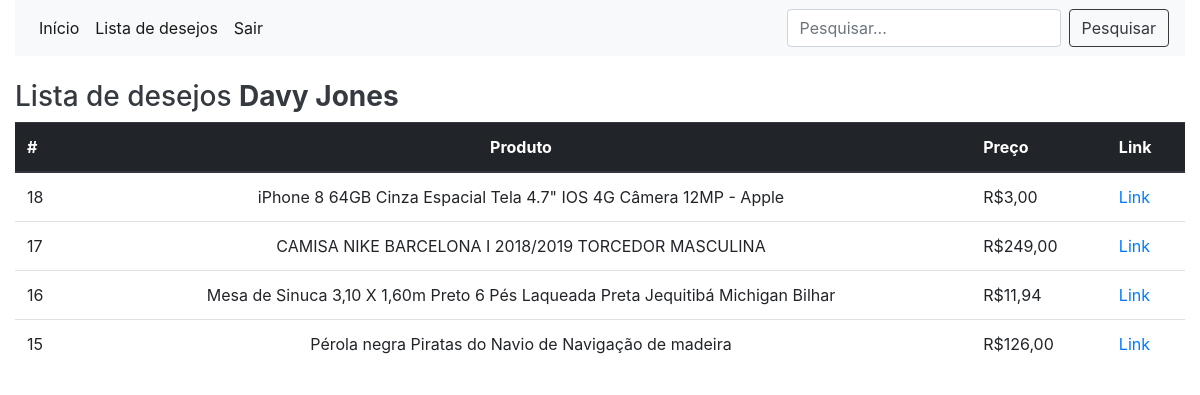
Page / (signed in) on the committed database.
### tables this page shows
CREATE TABLE `tb_produto` (
  `id_produto` int(11) NOT NULL,
  `produto` varchar(100) NOT NULL,
  `preco` float NOT NULL,
  `link` varchar(200) NOT NULL,
  `id_usuario` int(11) NOT NULL
);

### index.php (the view, shortened to what this page needs)
<!DOCTYPE html>
<html lang="pt-br">
<head>
	<link rel="stylesheet" type="text/css" href="css/bootstrap.min.css">
</head>
<body class="container-fluid">
	<?php include 'connect.php';
	if(empty($_SESSION['usuario']) && empty($_SESSION['senha']))
		include 'login.php';
	else
	{   include 'menu.php'; ?>
		<h3 class="text-dark">Lista de desejos <b><?php echo $_SESSION['usuario']; ?></b></h3>
		<?php
		$id_usuario = $_SESSION['id_usuario'];
		if($id_usuario != 9)
		{
		$sql = "SELECT id_produto, produto, preco, link FROM
				tb_produto INNER JOIN tb_usuarios
				ON tb_produto.id_usuario = tb_usuarios.id_usuario
				WHERE tb_produto.id_usuario  = $id_usuario
				ORDER BY id_produto DESC
				LIMIT 10";
		}
		else
		{
		$sql =	"SELECT id_produto, produto, preco, link FROM
				tb_produto INNER JOIN tb_usuarios
				ON tb_produto.id_usuario = tb_usuarios.id_usuario
				ORDER BY id_produto DESC
				LIMIT 10";
		}
		$resultado = mysqli_query($connect, $sql);
		if(mysqli_affected_rows($connect) > 0)
		{
			$desejos = array(); ?>
			<table class="table">
  			<thead class="thead-dark">
			    <tr>
			    	<th scope="col">#</th>
			    	<th scope="col" class="text-center">Produto</th>
			    	<th scope="col">Preço</th>
			    	<th scope="col">Link</th>
			    </tr>
			    <?php
			while ($desejos = mysqli_fetch_assoc($resultado) )
			{
				echo '<tr>';
				foreach ($desejos as $coluna_atual => $valor_atual) {
					if($coluna_atual == 'id_produto')
					{
						echo '<td>' .$valor_atual. '</td>';
					}
					else if($coluna_atual == 'produto')
					{
						echo '<td class = "text-center">' .$valor_atual. '</td>';
					}
					else if($coluna_atual == 'preco')
					{
						$preco = $valor_atual;
						$valor_atual = number_format($preco, 2, ',', '.');
						echo '<td>R$' .$valor_atual. '</td>';
					}
					else if($coluna_atual == 'link')
					{
						echo '<td><a href="' .$valor_atual. '">Link</a></td>';
					}
				}
			}
			?>
				</thead>
			</table>
					<?php
		}
		else
		{
			echo '<h3 class="alert alert-info">Parece que você não tem produtos na sua lista de desejos.</h3>';
		}
	}?>
</body>
</html>

### rows in the picture
tb_produto: id_produto "18", produto "iPhone 8 64GB Cinza Espacial Tela 4.7\" IOS 4G Câmera 12MP - Apple", preco "3,00"
tb_produto: id_produto "17", produto "CAMISA NIKE BARCELONA I 2018/2019 TORCEDOR MASCULINA", preco "249,00"
tb_produto: id_produto "16", produto "Mesa de Sinuca 3,10 X 1,60m Preto 6 Pés Laqueada Preta Jequitibá Michigan Bilhar", preco "11,94"
tb_produto: id_produto "15", produto "Pérola negra Piratas do Navio de Navigação de madeira", preco "126,00"

### other values in the picture
$_SESSION['usuario'] "Davy Jones"
